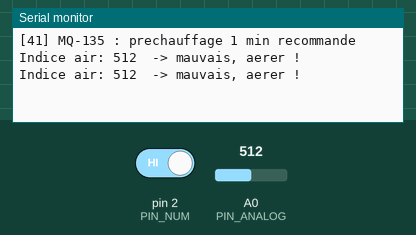
Bench run of a sketch on a simulated Arduino Uno, built with avr-gcc and run on an emulated ATmega328P. Parts: the last lines printed to the serial monitor. The inputs (shaded band) are chosen by the test bench; at power-on: A0 (PIN_ANALOG) = 512, pin 2 (PIN_NUM) HIGH.

Above: at 1.8 s.
1.9 s: A0 (PIN_ANALOG) set to 487
At 2.5 s:
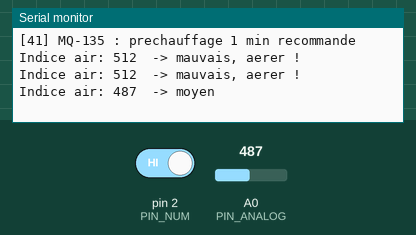
4.5 s: pin 2 (PIN_NUM) driven LOW
At 5.8 s:
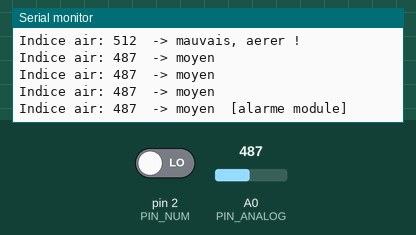
7.5 s: A0 (PIN_ANALOG) set to 510
At 8.8 s:
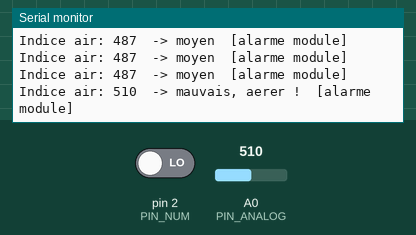
10.5 s: A0 (PIN_ANALOG) set to 290
At 11.8 s:
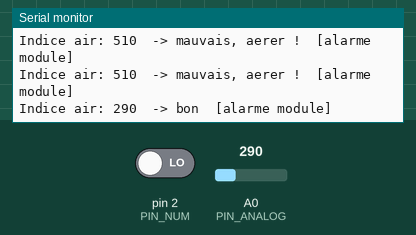
13.5 s: pin 2 (PIN_NUM) driven HIGH
At 14.8 s:
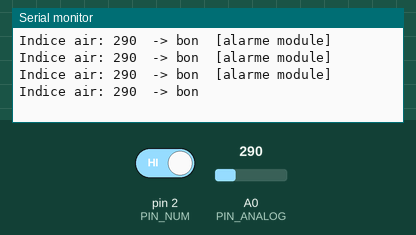

Measured:
- the behaviour switches between 500 and 499 on A0 (PIN_ANALOG) (found by bisection; images 0 and 1)
- after the input at 1.9 s, the serial monitor: prints a new line after 0.12 s (image 1)
- after the input at 4.5 s, the serial monitor: prints a new line after 0.52 s (image 2)
- after the input at 7.5 s, the serial monitor: prints a new line after 0.52 s (image 3)
- after the input at 10.5 s, the serial monitor: prints a new line after 0.52 s (image 4)
- after the input at 13.5 s, the serial monitor: prints a new line after 0.53 s (image 5)

The sketch:

41_MQ-135_Qualite_Air.ino
```cpp
/*
 * =====================================================================
 *  Arduino Lab Nexus v6.1.0 STABLE  -  MQ-135 Qualité de l'air
 * =====================================================================
 *  Explication : Mesure un indice relatif de qualité de l'air avec un capteur de gaz MQ-135.
 *  Carte       : Arduino UNO / Nano (ATmega328P) - compatible Mega
 *  Moniteur    : 9600 bauds
 *
 *  Câblage :
 *   Arduino 5V     -> MQ-135 VCC
 *   Arduino GND    -> MQ-135 GND
 *   Arduino A0     -> MQ-135 AO
 *   Arduino D2     -> MQ-135 DO
 *
 *  Bibliothèques requises (arduino-cli lib install "...") : aucune
 * =====================================================================
 */
// @libs:

// Broches et seuils (valeurs indicatives, à ajuster)
const uint8_t PIN_ANALOG = A0;
const uint8_t PIN_NUM    = 2;
const int SEUIL_MOYEN    = 300;
const int SEUIL_MAUVAIS  = 500;

void setup() {
  pinMode(PIN_NUM, INPUT);
  Serial.begin(9600);
  Serial.println(F("[41] MQ-135 : prechauffage 1 min recommande"));
}

void loop() {
  int valeur = analogRead(PIN_ANALOG);   // plus la valeur est haute, plus l'air est pollué
  Serial.print(F("Indice air: ")); Serial.print(valeur);
  if (valeur < SEUIL_MOYEN) Serial.print(F("  -> bon"));
  else if (valeur < SEUIL_MAUVAIS) Serial.print(F("  -> moyen"));
  else Serial.print(F("  -> mauvais, aerer !"));
  if (digitalRead(PIN_NUM) == LOW) Serial.print(F("  [alarme module]"));
  Serial.println();
  delay(1000);
}
```
